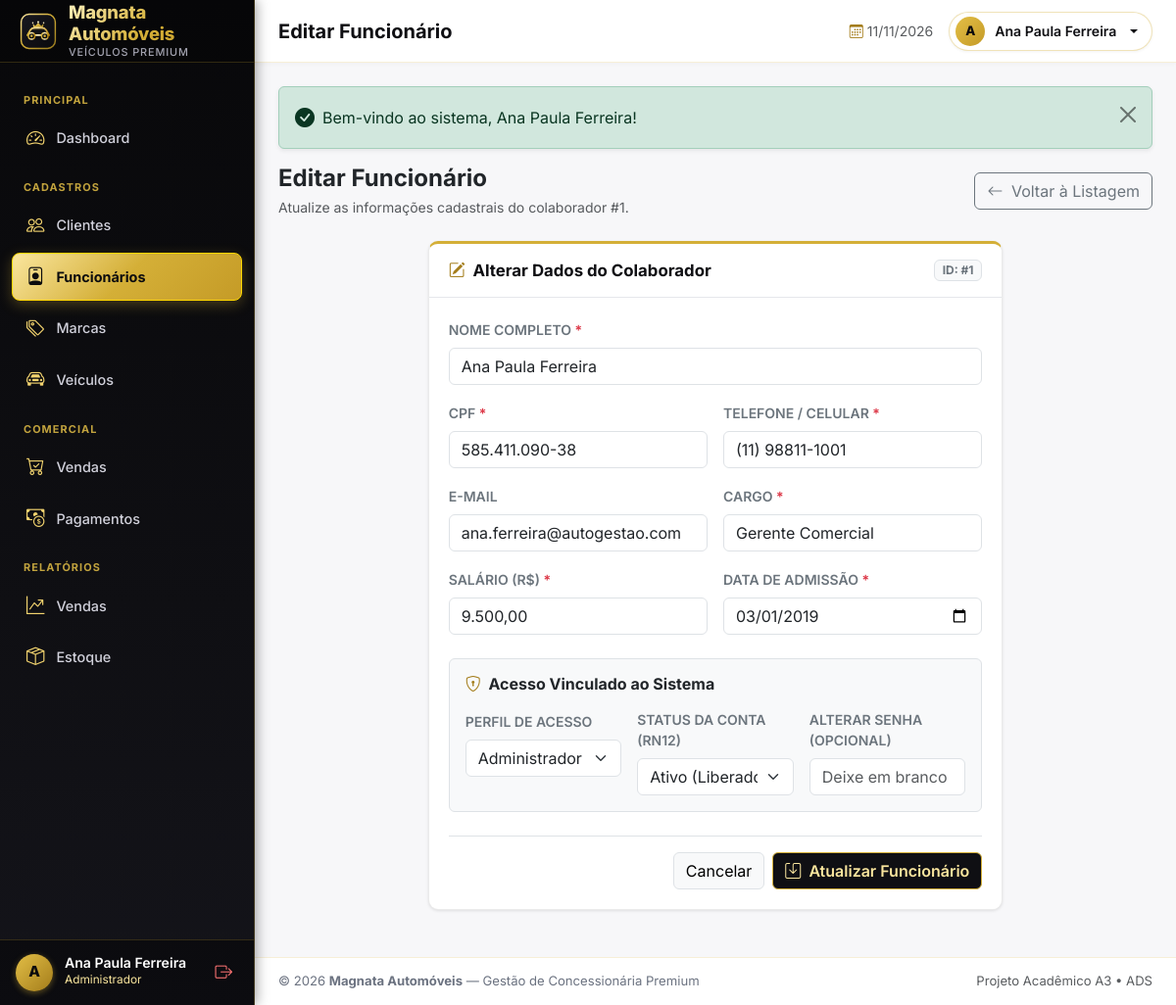
The page /funcionarios/editar.php?id=1 (signed in) on the database its author committed.
### tables this page shows
CREATE TABLE usuarios (
    id_usuario      INT           NOT NULL AUTO_INCREMENT,
    id_funcionario  INT           NULL,
    nome            VARCHAR(100)  NOT NULL,
    email           VARCHAR(120)  NOT NULL,
    senha           VARCHAR(255)  NOT NULL,
    perfil          ENUM('administrador', 'vendedor') NOT NULL DEFAULT 'vendedor',
    status          ENUM('ativo', 'inativo') NOT NULL DEFAULT 'ativo',
    data_criacao    TIMESTAMP     NOT NULL DEFAULT CURRENT_TIMESTAMP,

    CONSTRAINT pk_usuarios              PRIMARY KEY (id_usuario),
    CONSTRAINT uq_usuarios_email        UNIQUE (email),
    CONSTRAINT uq_usuarios_funcionario  UNIQUE (id_funcionario),
    CONSTRAINT fk_usuarios_funcionarios FOREIGN KEY (id_funcionario)
        REFERENCES funcionarios (id_funcionario)
        ON UPDATE CASCADE
        ON DELETE SET NULL            
);

CREATE TABLE funcionarios (
    id_funcionario INT            NOT NULL AUTO_INCREMENT,
    nome           VARCHAR(120)   NOT NULL,
    cpf            VARCHAR(14)    NOT NULL,
    telefone       VARCHAR(20)    NOT NULL,
    email          VARCHAR(120)   NULL,
    cargo          VARCHAR(50)    NOT NULL,
    salario        DECIMAL(10,2)  NOT NULL,
    data_admissao  DATE           NOT NULL,

    CONSTRAINT pk_funcionarios         PRIMARY KEY (id_funcionario),
    CONSTRAINT uq_funcionarios_cpf     UNIQUE (cpf),
    CONSTRAINT uq_funcionarios_email   UNIQUE (email),
    CONSTRAINT ck_funcionarios_salario CHECK (salario >= 0),

    INDEX idx_funcionarios_nome (nome)
);

### funcionarios/editar.php (the view, shortened to what this page needs)
<?php
$tituloPagina = 'Editar Funcionário';
$paginaAtiva  = 'funcionarios';
$pdo = conectar();
$id = (int) ($_GET['id'] ?? $_POST['id_funcionario'] ?? 0);
$stmt = $pdo->prepare('
    SELECT f.*, u.id_usuario, u.perfil AS usuario_perfil, u.status AS usuario_status
      FROM funcionarios f
      LEFT JOIN usuarios u ON u.id_funcionario = f.id_funcionario
     WHERE f.id_funcionario = :id
     LIMIT 1
');
$stmt->execute([':id' => $id]);
$funcionario = $stmt->fetch();
$nome         = $funcionario['nome'];
$cpf          = $funcionario['cpf'];
$telefone     = $funcionario['telefone'];
$email        = $funcionario['email'] ?? '';
$cargo        = $funcionario['cargo'];
$salarioStr   = number_format((float) $funcionario['salario'], 2, ',', '.');
$dataAdmissao = $funcionario['data_admissao'];
$temUsuario    = !empty($funcionario['id_usuario']);
$usuarioStatus = $funcionario['usuario_status'] ?? 'ativo';
$usuarioPerfil = $funcionario['usuario_perfil'] ?? 'vendedor';
require_once __DIR__ . '/../includes/header.php';
?>
<div class="d-flex justify-content-between align-items-center mb-4 flex-wrap gap-2">
    <div>
        <h2 class="h4 fw-bold text-dark mb-1">Editar Funcionário</h2>
        <p class="text-muted small mb-0">Atualize as informações cadastrais do colaborador #<?= $id ?>.</p>
    </div>
    <div>
        <a href="<?= url('funcionarios/index.php') ?>" class="btn btn-outline-secondary">
            <i class="bi bi-arrow-left me-1"></i> Voltar à Listagem
        </a>
    </div>
</div>
<div class="row justify-content-center">
    <div class="col-12 col-lg-8">
        <div class="card-app">
            <div class="card-header">
                <h3 class="card-title">
                    <i class="bi bi-pencil-square text-primary"></i> Alterar Dados do Colaborador
                </h3>
                <span class="badge bg-light text-secondary border">ID: #<?= $id ?></span>
            </div>
            <div class="card-body">
                <form method="post" action="<?= url('funcionarios/editar.php?id=' . $id) ?>" novalidate>
                    <div class="row g-3">
                        <div class="col-12">
                            <label for="nome" class="form-label fw-semibold text-secondary small">
                                NOME COMPLETO <span class="text-danger">*</span>
                            </label>
                            <input type="text" class="form-control" id="nome" name="nome"
                                   placeholder="Ex.: Mariana Souza Rocha" value="<?= e($nome) ?>" required autofocus>
                        </div>
                        <div class="col-12 col-md-6">
                            <label for="cpf" class="form-label fw-semibold text-secondary small">
                                CPF <span class="text-danger">*</span>
                            </label>
                            <input type="text" class="form-control mascara-cpf" id="cpf" name="cpf"
                                   placeholder="000.000.000-00" value="<?= e($cpf) ?>" required>
                        </div>
                        <div class="col-12 col-md-6">
                            <label for="telefone" class="form-label fw-semibold text-secondary small">
                                TELEFONE / CELULAR <span class="text-danger">*</span>
                            </label>
                            <input type="text" class="form-control mascara-telefone" id="telefone" name="telefone"
                                   placeholder="(00) 00000-0000" value="<?= e($telefone) ?>" required>
                        </div>
                        <div class="col-12 col-md-6">
                            <label for="email" class="form-label fw-semibold text-secondary small">E-MAIL</label>
                            <input type="email" class="form-control" id="email" name="email"
                                   placeholder="colaborador@autogestao.com" value="<?= e($email) ?>">
                        </div>
                        <div class="col-12 col-md-6">
                            <label for="cargo" class="form-label fw-semibold text-secondary small">
                                CARGO <span class="text-danger">*</span>
                            </label>
                            <input type="text" class="form-control" id="cargo" name="cargo"
                                   placeholder="Ex.: Vendedor, Gerente Comercial" value="<?= e($cargo) ?>" required>
                        </div>
                        <div class="col-12 col-md-6">
                            <label for="salario" class="form-label fw-semibold text-secondary small">
                                SALÁRIO (R$) <span class="text-danger">*</span>
                            </label>
                            <input type="text" class="form-control mascara-moeda" id="salario" name="salario"
                                   placeholder="0,00" value="<?= e($salarioStr) ?>" required>
                        </div>
                        <div class="col-12 col-md-6">
                            <label for="data_admissao" class="form-label fw-semibold text-secondary small">
                                DATA DE ADMISSÃO <span class="text-danger">*</span>
                            </label>
                            <input type="date" class="form-control" id="data_admissao" name="data_admissao"
                                   value="<?= e($dataAdmissao) ?>" required>
                        </div>
                    </div>
                    <?php if ($temUsuario): ?>
                        <div class="mt-4 p-3 bg-light rounded border">
                            <h5 class="fs-6 fw-bold text-dark mb-3">
                                <i class="bi bi-shield-lock text-primary me-1"></i> Acesso Vinculado ao Sistema
                            </h5>
                            <div class="row g-3">
                                <div class="col-12 col-md-4">
                                    <label for="usuario_perfil" class="form-label fw-semibold text-secondary small">PERFIL DE ACESSO</label>
                                    <select class="form-select" id="usuario_perfil" name="usuario_perfil">
                                        <option value="administrador" <?= $usuarioPerfil === 'administrador' ? 'selected' : '' ?>>Administrador</option>
                                    </select>
                                </div>
                                <div class="col-12 col-md-4">
                                    <label for="usuario_status" class="form-label fw-semibold text-secondary small">STATUS DA CONTA (RN12)</label>
                                    <select class="form-select" id="usuario_status" name="usuario_status">
                                        <option value="ativo" <?= $usuarioStatus === 'ativo' ? 'selected' : '' ?>>Ativo (Liberado)</option>
                                    </select>
                                </div>
                                <div class="col-12 col-md-4">
                                    <label for="nova_senha" class="form-label fw-semibold text-secondary small">ALTERAR SENHA (OPCIONAL)</label>
                                    <input type="password" class="form-control" id="nova_senha" name="nova_senha"
                                           placeholder="Deixe em branco para manter">
                                </div>
                            </div>
                        </div>
                    <?php endif; ?>
                    <div class="d-flex justify-content-end gap-2 mt-4 pt-3 border-top">
                        <a href="<?= url('funcionarios/index.php') ?>" class="btn btn-light border">Cancelar</a>
                        <button type="submit" class="btn btn-navy">
                            <i class="bi bi-save me-1"></i> Atualizar Funcionário
                        </button>
                    </div>
                </form>
            </div>
        </div>
    </div>
</div>
<?php require_once __DIR__ . '/../includes/footer.php'; ?>

### includes/header.php (shortened to what this page needs)
<?php
require_once __DIR__ . '/functions.php';
$tituloPagina = $tituloPagina ?? 'Magnata Automóveis';
$paginaAtiva  = $paginaAtiva  ?? '';
?>
<!DOCTYPE html>
<html lang="pt-BR">
<head>
    <link href="https://cdn.jsdelivr.net/npm/bootstrap@5.3.3/dist/css/bootstrap.min.css" rel="stylesheet">
    <link href="https://cdn.jsdelivr.net/npm/bootstrap-icons@1.11.3/font/bootstrap-icons.min.css" rel="stylesheet">
    <link href="<?= url('assets/css/style.css') ?>" rel="stylesheet">
</head>
<body>
<div class="app-wrapper">
    <?php require __DIR__ . '/sidebar.php'; ?>
    <div class="app-main">
        <header class="topbar">
            <h1 class="topbar-title"><?= e($tituloPagina) ?></h1>
            <div class="ms-auto d-flex align-items-center gap-3">
                <span class="text-muted small d-none d-md-inline">
                    <i class="bi bi-calendar3 me-1 text-gold"></i><?= date('d/m/Y') ?>
                </span>
                <?php if ($usuario): ?>
                    <div class="dropdown">
                        <button class="btn btn-user dropdown-toggle" type="button" data-bs-toggle="dropdown" aria-expanded="false">
                            <span class="avatar"><?= e(mb_strtoupper(mb_substr($usuario['nome'], 0, 1))) ?></span>
                            <span class="d-none d-sm-inline"><?= e($usuario['nome']) ?></span>
                        </button>
                    </div>
                <?php endif; ?>
            </div>
        </header>
        <main class="app-content">

### includes/sidebar.php (shortened to what this page needs)
<?php
$menu = [
    'Principal' => [
        ['chave' => 'dashboard',    'texto' => 'Dashboard',    'icone' => 'bi-speedometer2',    'link' => 'dashboard.php'],
    ],
    'Cadastros' => [
        ['chave' => 'clientes',     'texto' => 'Clientes',     'icone' => 'bi-people',          'link' => 'clientes/index.php'],
        ['chave' => 'funcionarios', 'texto' => 'Funcionários', 'icone' => 'bi-person-badge',    'link' => 'funcionarios/index.php', 'admin' => true],
        ['chave' => 'marcas',       'texto' => 'Marcas',       'icone' => 'bi-tags',            'link' => 'marcas/index.php'],
        ['chave' => 'veiculos',     'texto' => 'Veículos',     'icone' => 'bi-car-front',       'link' => 'veiculos/index.php'],
    ],
    'Comercial' => [
        ['chave' => 'vendas',       'texto' => 'Vendas',       'icone' => 'bi-cart-check',      'link' => 'vendas/index.php'],
        ['chave' => 'pagamentos',   'texto' => 'Pagamentos',   'icone' => 'bi-cash-coin',       'link' => 'pagamentos/index.php'],
    ],
    'Relatórios' => [
        ['chave' => 'rel_vendas',   'texto' => 'Vendas',       'icone' => 'bi-graph-up-arrow',  'link' => 'relatorios/vendas.php'],
        ['chave' => 'rel_estoque',  'texto' => 'Estoque',      'icone' => 'bi-box-seam',        'link' => 'relatorios/estoque.php'],
    ],
];
?>
<aside class="sidebar" id="sidebar">
    <a href="<?= url('dashboard.php') ?>" class="sidebar-brand">
        <img src="<?= url('assets/img/logo.svg') ?>" alt="Magnata Automóveis" width="38" height="38">
        <div>
            <span class="brand-name">Magnata Automóveis</span>
            <span class="brand-sub">Veículos Premium</span>
        </div>
    </a>
    <nav class="sidebar-nav">
        <?php foreach ($menu as $secao => $itens): ?>
            <?php
            $itensVisiveis = array_filter($itens, fn($item) => empty($item['admin']) || ehAdministrador());
            ?>
            <div class="sidebar-section"><?= e($secao) ?></div>
            <ul class="nav flex-column">
                <?php foreach ($itensVisiveis as $item): ?>
                    <li class="nav-item">
                        <a class="nav-link <?= $paginaAtiva === $item['chave'] ? 'active' : '' ?>"
                           href="<?= url($item['link']) ?>">
                            <i class="bi <?= $item['icone'] ?>"></i>
                            <span><?= e($item['texto']) ?></span>
                        </a>
                    </li>
                <?php endforeach; ?>
            </ul>
        <?php endforeach; ?>
    </nav>
    <?php if ($usuario = usuarioLogado()): ?>
        <div class="sidebar-user">
            <span class="avatar"><?= e(mb_strtoupper(mb_substr($usuario['nome'], 0, 1))) ?></span>
            <div class="flex-grow-1 overflow-hidden">
                <div class="user-name text-truncate"><?= e($usuario['nome']) ?></div>
                <div class="user-role text-capitalize"><?= e($usuario['perfil']) ?></div>
            </div>
            <a href="<?= url('auth/logout.php') ?>" class="btn-logout" title="Sair">
                <i class="bi bi-box-arrow-right"></i>
            </a>
        </div>
    <?php endif; ?>
</aside>

### rows shown on the page
usuarios: id_funcionario.nome "A", id_funcionario.nome "Ana Paula Ferreira", perfil "Administrador", nome "Ana Paula Ferreira", cpf "585.411.090-38", telefone "(11) 98811-1001", email "ana.ferreira@autogestao.com", cargo "Gerente Comercial", salario "9.500,00", data_admissao "03/01/2019", usuario_perfil "Administrador", usuario_status "Ativo (Liberado)"

### other values the page prints
$secao "PRINCIPAL"
$item['texto'] "Dashboard"
$secao "CADASTROS"
$item['texto'] "Clientes"
$item['texto'] "Funcionários"
$item['texto'] "Marcas"
$item['texto'] "Veículos"
$secao "COMERCIAL"
$item['texto'] "Vendas"
$item['texto'] "Pagamentos"
$secao "RELATÓRIOS"
$item['texto'] "Estoque"
$tituloPagina "Editar Funcionário"
$msg['texto'] "Bem-vindo ao sistema, Ana Paula Ferreira!"
$id "1"
